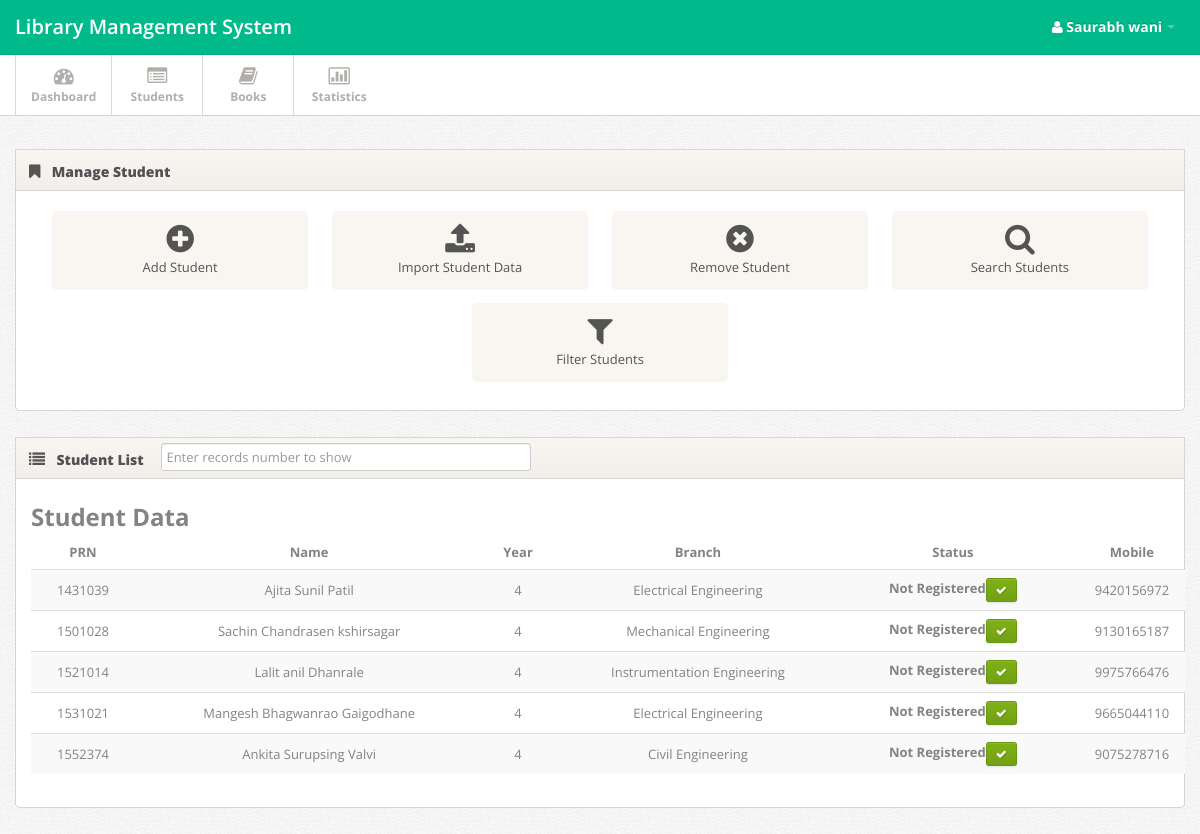
Page /student.php (signed in) on the committed database.
### tables this page shows
CREATE TABLE `student` (
  `stid` int(11) UNSIGNED NOT NULL,
  `prn` varchar(11) NOT NULL,
  `Name` varchar(30) NOT NULL,
  `Email` varchar(256) NOT NULL,
  `mobile` bigint(255) NOT NULL,
  `branch` varchar(30) NOT NULL,
  `admi_year` date NOT NULL,
  `status` varchar(30) NOT NULL DEFAULT '0',
  `Gender` text NOT NULL,
  `Address` longtext NOT NULL
);

### fun.php (called while the page is built, shortened)
<?php
function select($var,$col,$condtn)
{
	$query="SELECT $var FROM $col $condtn";
	$sql=mysqli_query($GLOBALS['connection'],$query);
	return $sql;
}
function diff_date($date1,$date2,$category)
{
	$diff = abs(strtotime($date2) - strtotime($date1));
	$years = floor($diff / (365*60*60*24));
	$months = floor(($diff - $years * 365*60*60*24) / (30*60*60*24));
	$days = floor(($diff - $years * 365*60*60*24 - $months*30*60*60*24)/ (60*60*24));
	if ($category=="Y"){return $years;}
	elseif($category=="M"){return $months;}
	elseif($category=="D"){ if($months>=1){return $months*30+$days;}else{return $days;} }
	else{return $years."y-".$months."m-".$days."d";}
}
?>

### student.php (the view, shortened to what this page needs)
<?php
include('header.php');
?>
<div class="span12">
  <div class="widget">
    <div class="widget-header"> <i class="icon-bookmark"></i>
      <h3>Manage Student</h3>
    </div>
    <div class="widget-content">
      <div class="shortcuts">
        <a href="#myModal" role="button" data-toggle="modal" class="shortcut"><i class="shortcut-icon icon-plus-sign"></i><span class="shortcut-label">Add Student</span> </a>
        <a href="javascript:;" class="shortcut"><i class="shortcut-icon icon-upload-alt"></i> <span class="shortcut-label">Import Student Data</span> </a>
        <a href="#myModal2" role="button" data-toggle="modal" class="shortcut"><i class="shortcut-icon icon-remove-sign"></i> <span class="shortcut-label">Remove Student</span> </a>
        <a href=" javascript:;" class="shortcut"> <i class="shortcut-icon icon-search"></i><span class="shortcut-label">Search Students</span> </a>
        <a href="javascript:;" class="shortcut"><i class="shortcut-icon icon-filter"></i><span class="shortcut-label">Filter Students</span> </a>
      </div>
    </div>
  </div>
  <div class="widget">
    <div class="widget-header"> <i class='icon-list'></i>
      <h3><?php
      $result=select("*","student","WHERE 1");
      $row=mysqli_num_rows($result);
      if($row!=0){ ?>
        <form  action="student.php" method="GET" >
          Student List
          &emsp;<input class="span4 m-wrap" type="number" name="cnt" autocomplete="off" placeholder="Enter records number to show">
        </form>
      <?php } ?>
    </h3>
  </div>
  <div class="widget-content">
    <div class="container">
      <h2>Student Data</h2>
      <table class="table table-striped">
        <thead>
          <tr>
            <th><center>PRN</center></th>
            <th><center>Name</center></th>
            <th><center>Year</center></th>
            <th><center>Branch</center></th>
            <th><center>Status</center></th>
            <th><center>Mobile</center></th>
          </tr>
        </thead>
        <tbody>
          <?php
          $cnt = 5;
          $result=select("*","student","WHERE stid <= $cnt ORDER BY prn");
          while($std=mysqli_fetch_assoc($result))
          {
            echo "<tr>
            <td><center> ".$std['prn']."</center></td>
            <td><center> ".$std['Name']."</center></td>
            <td><center> ".(diff_date($std['admi_year'],date("Y-m-d H:i:s"),"Y")+1)."</center></td>
            <td><center> ".$std['branch']."</center></td>
            <td><center>
            <b> ";?>
            <?php
            if($std['status']!="1"){echo "Not Registered";}else{echo "Registered";}
            echo "</b>";
            if($std['status']!="1"){
              echo "<a href='reg.php?prn=".$std['prn']."' title='Register' name='register' class='btn btn-mini btn-success'><i class='btn-icon-only icon-ok' style='margin: 0px 0px 20px;'></i>";}
              echo "</a></center></td>
              <td><center> ".$std['mobile']."</center></td></tr>";
            }
            ?>
          </tbody>
        </table>
      </div>
    </div>
  </div>
</div>
<?php
include('footer.php');
?>

### header.php (shortened to what this page needs)
<?php include('security.php');include('fun.php');
securityforpage();?>
<!DOCTYPE html>
<html lang="en">
<head>
  <link href="css/bootstrap.min.css" rel="stylesheet">
  <link href="css/bootstrap-responsive.min.css" rel="stylesheet">
  <link href="css/font-awesome.css" rel="stylesheet">
  <link href="css/style.css" rel="stylesheet">
  <link href="css/pages/dashboard.css" rel="stylesheet">
<link href="css/pages/signin.css" rel="stylesheet" type="text/css">
  </head>
  <body>
    <div class="navbar navbar-fixed-top">
      <div class="navbar-inner">
        <div class="container"> <a class="brand" href="index.html">Library Management System</a>
          <div class="nav-collapse">
            <ul class="nav pull-right">
              <li class="dropdown"><a href="#" class="dropdown-toggle" data-toggle="dropdown"><?php echo "<b style='font-size: 14px;'><i class='icon-user'></i> ".$_SESSION['sn']."</b>";?> <b class="caret"></b></a>
              </li>
            </ul>
      </div>
    </div>
  </div>
</div>
<div class="subnavbar">
  <div class="subnavbar-inner">
    <div class="container">
      <ul class="mainnav">
        <li class=" <?php if($_GET['page']=='Dashboard'){ echo 'active';} ?>"><a href="index.php?page=Dashboard"><i class="icon-dashboard"></i><span>Dashboard</span> </a> </li>
        <li class="<?php if($_GET['page']=='IMPORT-EXPORT'){ echo 'active';} ?>"><a href="gt.php?page=IMPORT-EXPORT"><i class="icon-list-alt"></i><span>Students</span> </a> </li>
        <li class="<?php if($_GET['page']=='Books'){ echo 'active';} ?>"><a href="gt1.php?page=Books"><i class="icon-book"></i><span>Books</span> </a> </li>
        <li class="<?php if($_GET['page']=='Statistics'){ echo 'active';} ?>"><a href="gt2.php?page=Statistics"><i class="icon-bar-chart"></i><span>Statistics</span> </a> </li>
      </ul>
    </div>
  </div>
</div>
  <div class="main-inner">
    <div class="container">
      <div class="row">

### footer.php (shortened to what this page needs)
</div>
</div>
</div>
</body>
</html>

### css/style.css (style rules this page uses)
body { background: #f9f6f1; font: 13px/1.7em 'Open Sans'; }
input, button, select, textarea { font-family: 'Open Sans'; }
.btn-icon-only { padding-right: 3px; padding-left: 3px; }
.table td { vertical-align: middle; }
.navbar .container { position: relative; }
.navbar-inner { padding: 7px 0; background: #00ba8b !important; -moz-border-radius: 0; -webkit-border-radius: 0; border-radius: 0; }
.navbar-fixed-top { position: static; }
.navbar .nav a { font-size: 11px; }
.navbar .nav>li>a { color:#fff !important; }
.navbar .brand { font-weight: 600; position: relative; top: 2px; }
.subnavbar { margin-bottom: 2.5em; }
.subnavbar-inner { height: 60px; background: #fff; border-bottom: 1px solid #d6d6d6; }
.subnavbar .container > ul { display: inline-block; height: 80px; padding: 0; margin: 0; }
.subnavbar .container > ul > li { float: left; min-width: 90px; height: 60px; padding: 0; margin: 0; text-align: center; list-style: none; border-left: 1px solid #d9d9d9; }
.subnavbar .container > ul > li > a { display: block; height: 100%; padding: 0 15px; font-size: 12px; font-weight: bold; color: #b2afaa; }
.subnavbar .container > ul > li > a > i { display: inline-block; width: 24px; height: 24px; margin-top: 11px; margin-bottom: -3px; font-size: 20px; }
.subnavbar .container > ul > li > a > span { display: block; }
.widget { position: relative; clear: both; width: auto; margin-bottom: 2em; overflow: hidden; }
.widget-header { position: relative; height: 40px; line-height: 40px; background: #f9f6f1; background:-moz-linear-gradient(top, #f9f6f1 0%, #f2efea 100%); background:-webkit-gradient(linear, left top, left bottom, color-stop(0%,#f9f6f1), color-stop(100%,#f2efea)); background:-webkit-linear-gradient(top, #f9f6f1 0%,#f2efea 100%); background:-o-linear-gradient(top, #f9f6f1 0%,#f2efea 100%); background:-ms-linear-gradient(top, #f9f6f1 0%,#f2efea 100%); background:linear-gradient(top, #f9f6f1 0%,#f2efea 100%); filter: progid:DXImageTransform.Microsoft.gradient(startColorstr='#f9f6f1', endColorstr='#f2efea'); -ms-filter: "progid:DXImageTransform.Microsoft.gradient(startColorstr='#f9f6f1', endColorstr='#f2efea')"; border: 1px solid #d6d6d6; -webkit-background-clip: padding-box; }
.widget-header h3 { position: relative; top: 2px; left: 10px; display: inline-block; margin-right: 3em; font-size: 14px; font-weight: 800; color: #525252; line-height: 18px; text-shadow: 1px 1px 2px rgba(255,255,255,.5); }
.widget-header [class^="icon-"], .widget-header [class*=" icon-"] { display: inline-block; margin-left: 13px; margin-right: -2px; font-size: 16px; color: #555; vertical-align: middle; }
.widget-content { padding: 20px 15px 15px; background: #FFF; border: 1px solid #D5D5D5; -moz-border-radius: 5px; -webkit-border-radius: 5px; border-radius: 5px; }
.widget-header+.widget-content { border-top: none; -webkit-border-top-left-radius: 0; -webkit-border-top-right-radius: 0; -moz-border-radius-topleft: 0; -moz-border-radius-topright: 0; border-top-left-radius: 0; border-top-right-radius: 0; }
.widget-content:before, .widget-content:after { content:""; display:table; }
.widget-content:after { clear:both; }
.widget-content { zoom:1; }

### css/pages/dashboard.css (style rules this page uses)
.shortcuts { text-align: center; }
.shortcuts .shortcut { width: 22.50%; display: inline-block; padding: 12px 0; margin: 0 .9% 1em; vertical-align: top; text-decoration: none; background: #f9f6f1; border-radius: 5px; }
.shortcuts .shortcut .shortcut-icon { margin-top: .25em; margin-bottom: .25em; font-size: 32px; color: #545454; }
.shortcuts .shortcut-label { display: block; font-weight: 400; color: #545454; }

### css/pages/signin.css (style rules this page uses)
body { background: url(../../images/body-bg.png); color:#838383; font: 13px/1.7em 'Open Sans'; }

### rows in the picture
student: prn "1431039", Name "Ajita Sunil Patil", branch "Electrical Engineering", status "Not Registered", mobile "9420156972"
student: prn "1501028", Name "Sachin Chandrasen kshirsagar", branch "Mechanical Engineering", status "Not Registered", mobile "9130165187"
student: prn "1521014", Name "Lalit anil Dhanrale", branch "Instrumentation Engineering", status "Not Registered", mobile "9975766476"
student: prn "1531021", Name "Mangesh Bhagwanrao Gaigodhane", branch "Electrical Engineering", status "Not Registered", mobile "9665044110"
student: prn "1552374", Name "Ankita Surupsing Valvi", branch "Civil Engineering", status "Not Registered", mobile "9075278716"

### other values in the picture
$_SESSION['sn'] "Saurabh wani"
